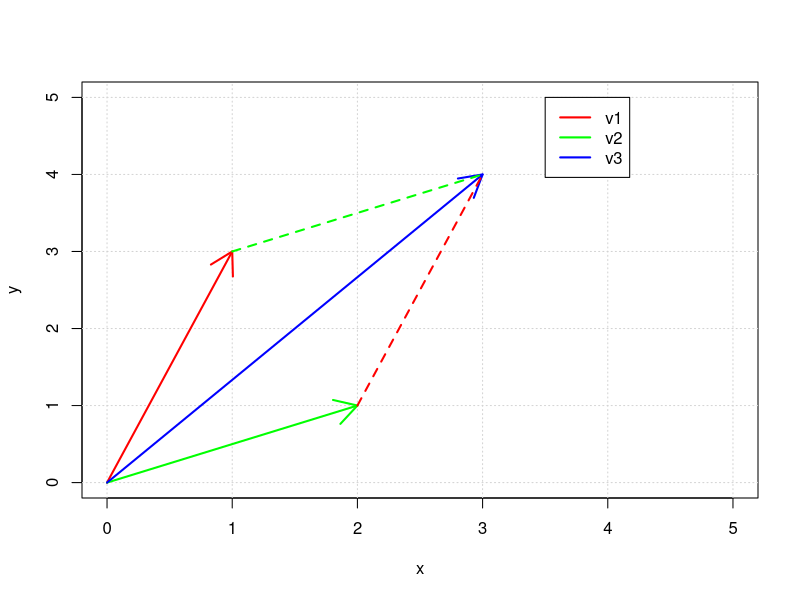
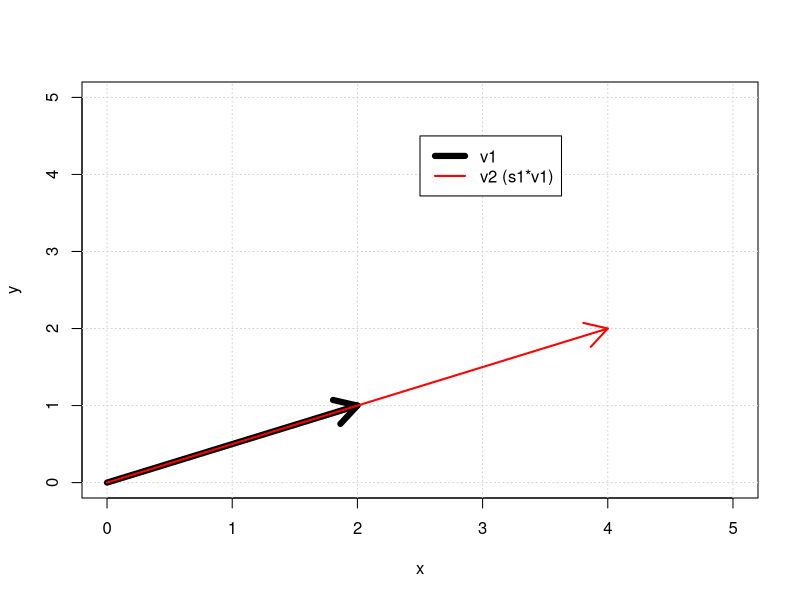
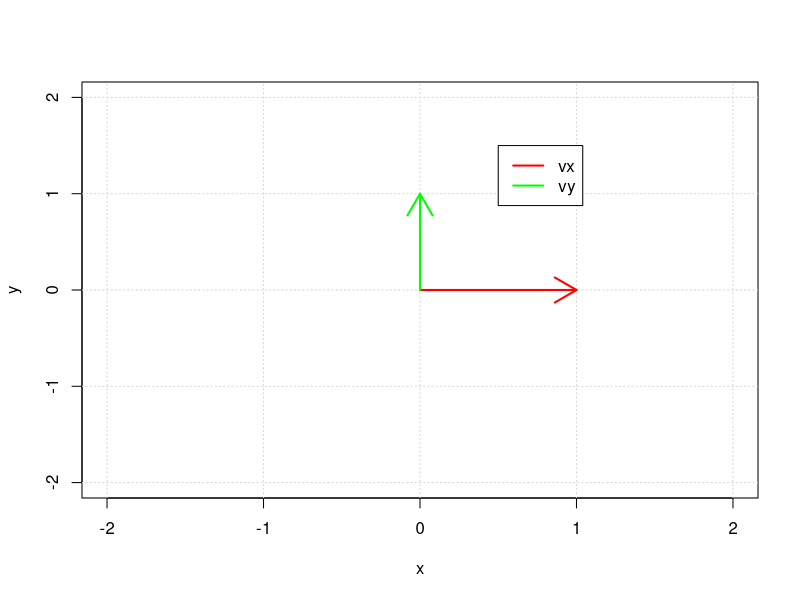
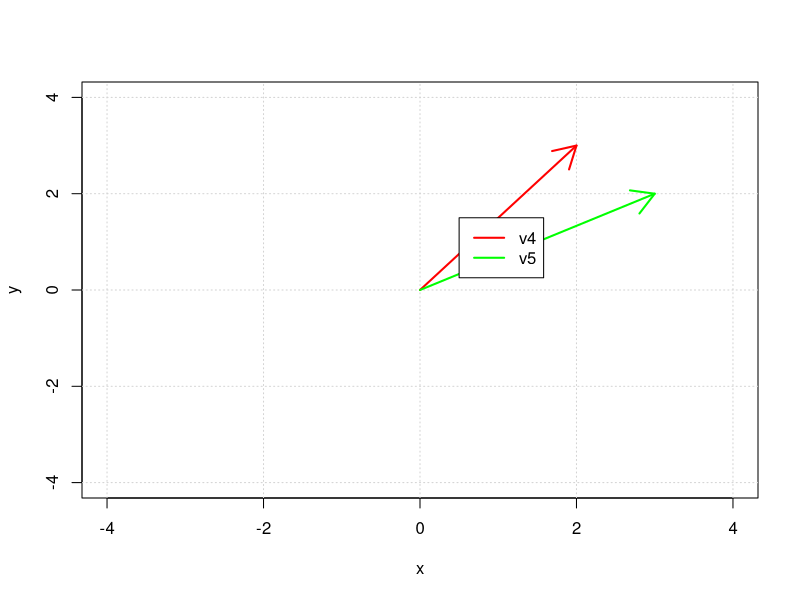
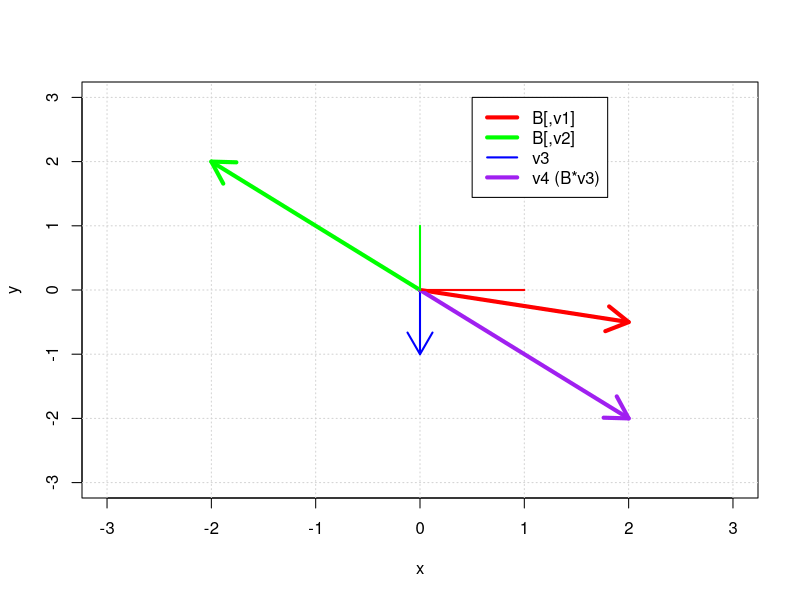
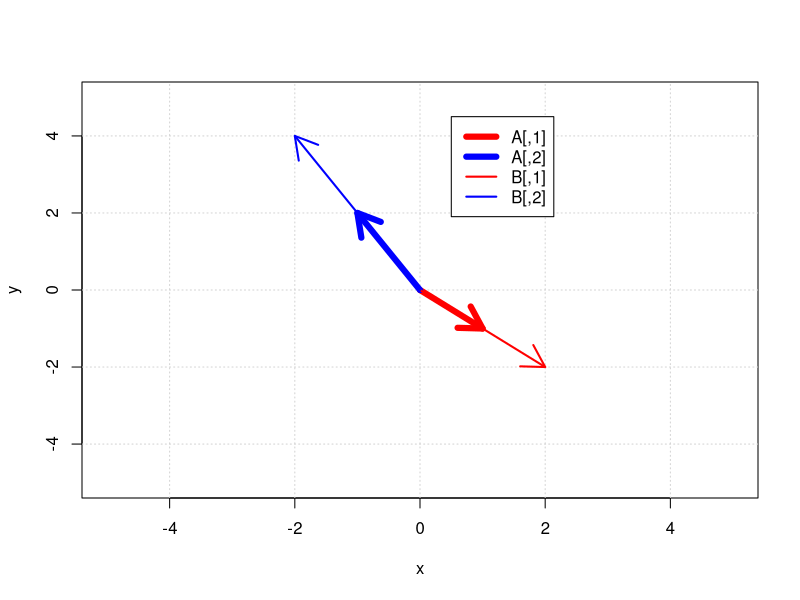
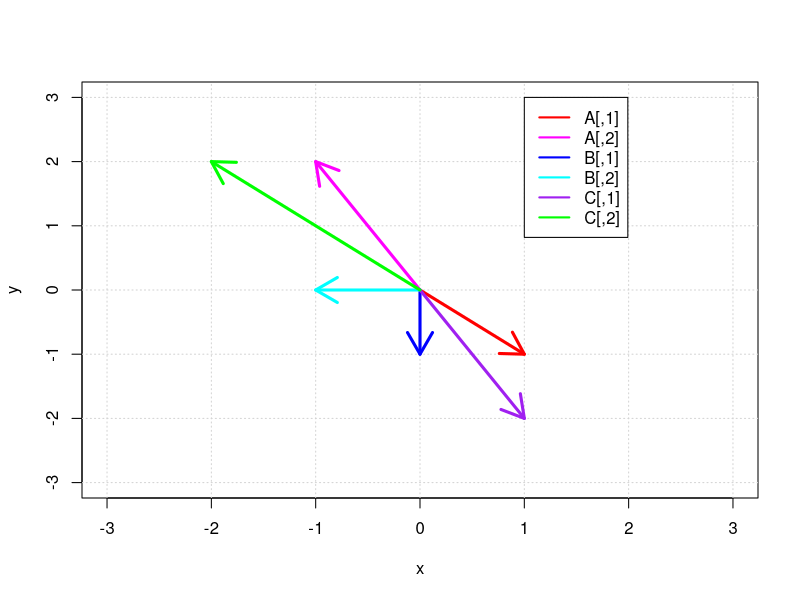
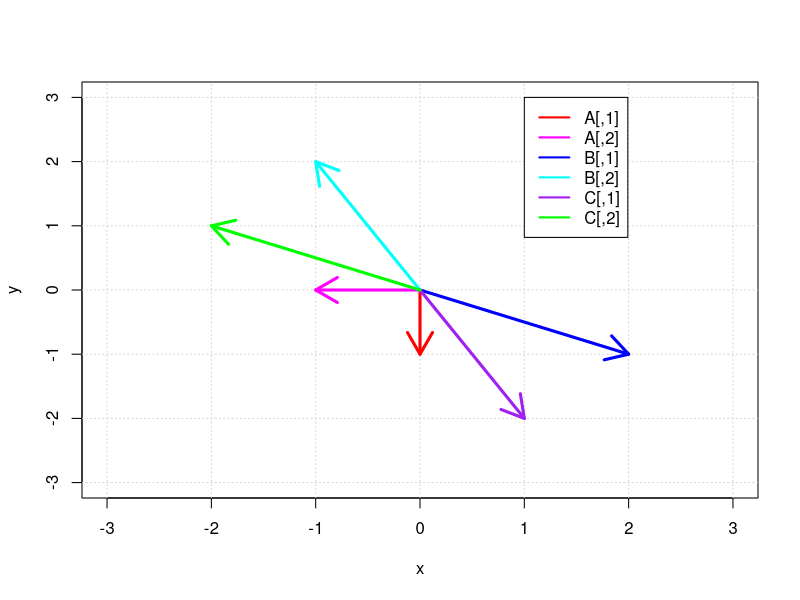

R code for these plots, in order:
## ---- chunk 1
i <- 4
x <- 6
v <- c(1,2:i,i+1:x)
v[i]
class(v)
typeof(v)
## ---- chunk 2
v1 <- c(x=1,y=3)
v2 <- c(x=2,y=1)
v3 <- v1 + v2
sz <- c(0,max(v1,v2,v3)+1)
plot(NA, xlim=sz, ylim=sz, xlab="x", ylab="y")
grid()
arrows(0,0,v1['x'],v1['y'],col="red",lwd=2)
arrows(0,0,v2['x'],v2['y'],col="green",lwd=2)
arrows(0,0,v3['x'],v3['y'],col="blue",lwd=2)
arrows(v1['x'],v1['y'],v3['x'],v3['y'],col="green",code=0,lwd=2,lty=2)
arrows(v2['x'],v2['y'],v3['x'],v3['y'],col="red",code=0,lwd=2,lty=2)
legend(3.5,5,legend=c("v1","v2","v3"),col=c("red","green","blue"),lty=c(1,1,1),lwd=c(2,2,2))
## ---- chunk 3
v1 <- c(x=2,y=1)
s1 <- 2
v2 <- s1*v1
sz <- c(0,max(v1,v2)+1)
jpeg('~/Documents/school/MAT-616/images/2d_scalar_mult.jpg')
plot(NA, xlim=sz, ylim=sz, xlab="x", ylab="y")
grid()
arrows(0,0,v1['x'],v1['y'],col="black",lwd=6)
arrows(0,0,v2['x'],v2['y'],col="red",lwd=2)
legend(2.5,4.5,legend=c("v1","v2 (s1*v1)"),col=c("black","red"),lty=c(1,1),lwd=c(6,2))
## ---- chunk 4
vx <- c(x=1,y=0)
vy <- c(x=0,y=1)
I <- cbind(vx,vy)
plot(NA, xlim=c(-2,2), ylim=c(-2,2), xlab="x", ylab="y")
grid()
arrows(0,0,vx['x'],vx['y'],col="red",lwd=2)
arrows(0,0,vy['x'],vy['y'],col="green",lwd=2)
legend(0.5,1.5,legend=c("vx","vy"),col=c("red","green"),lty=c(1,1),lwd=c(2,2))
## ---- chunk 5
v4 <- c(x=2,y=3)
v5 <- c(x=3,y=2)
plot(NA, xlim=c(-4,4), ylim=c(-4,4), xlab="x", ylab="y")
grid()
arrows(0,0,v4['x'],v4['y'],col="red",lwd=2)
arrows(0,0,v5['x'],v5['y'],col="green",lwd=2)
legend(0.5,1.5,legend=c("v4","v5"),col=c("red","green"),lty=c(1,1),lwd=c(2,2))
## ---- chunk 6
v1 <- c(x=2,y=-0.5)
v2 <- c(x=-2,y=2)
v3 <- c(x=0,y=-1)
B <- cbind(v1,v2)
v4 <- B %*% v3
sz <- max(abs(v1),abs(v2),abs(v3),abs(v4))+1
plot(NA, xlim=c(-sz,sz), ylim=c(-sz,sz), xlab="x", ylab="y")
grid()
arrows(0,0,B['x','v1'],B['y','v1'],col="red",lwd=4)
arrows(0,0,B['x','v2'],B['y','v2'],col="green",lwd=4)
arrows(0,0,v3['x'],v3['y'],col="blue",lwd=2)
arrows(0,0,v4['x',1],v4['y',1],col="purple",lwd=4)
arrows(0,0,vx['x'],vx['y'],col="red",lwd=2,code=0)
arrows(0,0,vy['x'],vy['y'],col="green",lwd=2,code=0)
legend(0.5,3,legend=c("B[,v1]","B[,v2]","v3","v4 (B*v3)"),
       col=c("red","green","blue","purple"),
       lty=c(1,1,1,1),lwd=c(4,4,2,4))
## ---- chunk 7
A <- cbind(c(x=1,y=-1),c(x=-1,y=2))
s1 <- 2
B <- s1*A
sz <- max(abs(A),abs(B))+1
plot(NA, xlim=c(-sz,sz), ylim=c(-sz,sz), xlab="x", ylab="y")
grid()
arrows(0,0,A['x',1],A['y',1],col="red",lwd=6)
arrows(0,0,A['x',2],A['y',2],col="blue",lwd=6)
arrows(0,0,B['x',1],B['y',1],col="red",lwd=2)
arrows(0,0,B['x',2],B['y',2],col="blue",lwd=2)
legend(0.5,4.5,legend=c("A[,1]","A[,2]","B[,1]","B[,2]"),
       col=c("red","blue","red","blue"),
       lty=c(1,1,1,1),lwd=c(6,6,2,2))
## ---- chunk 8
A <- cbind(c(x=1,y=-1),c(x=-1,y=2))
B <- cbind(c(x=0,y=-1),c(x=-1,y=0))
C <- A + B
sz <- max(abs(A),abs(B))+1
plot(NA, xlim=c(-sz,sz), ylim=c(-sz,sz), xlab="x", ylab="y")
grid()
arrows(0,0,A['x',1],A['y',1],col="red",lwd=3)
arrows(0,0,A['x',2],A['y',2],col="magenta",lwd=3)
arrows(0,0,B['x',1],B['y',1],col="blue",lwd=3)
arrows(0,0,B['x',2],B['y',2],col="cyan",lwd=3)
arrows(0,0,C['x',1],C['y',1],col="purple",lwd=3)
arrows(0,0,C['x',2],C['y',2],col="green",lwd=3)
legend(1,3,legend=c("A[,1]","A[,2]","B[,1]","B[,2]","C[,1]","C[,2]"),
       col=c("red","magenta","blue","cyan","purple","green"),
       lty=rep(1,6),lwd=rep(2,6))
## ---- chunk 9
A <- cbind(c(x=0,y=-1),c(x=-1,y=0))
B <- cbind(c(x=2,y=-1),c(x=-1,y=2))
C <- A %*% B
sz <- max(abs(A),abs(B),abs(C))+1
plot(NA, xlim=c(-sz,sz), ylim=c(-sz,sz), xlab="x", ylab="y")
grid()
arrows(0,0,A['x',1],A['y',1],col="red",lwd=3)
arrows(0,0,A['x',2],A['y',2],col="magenta",lwd=3)
arrows(0,0,B['x',1],B['y',1],col="blue",lwd=3)
arrows(0,0,B['x',2],B['y',2],col="cyan",lwd=3)
arrows(0,0,C['x',1],C['y',1],col="purple",lwd=3)
arrows(0,0,C['x',2],C['y',2],col="green",lwd=3)
legend(1,3,legend=c("A[,1]","A[,2]","B[,1]","B[,2]","C[,1]","C[,2]"),
       col=c("red","magenta","blue","cyan","purple","green"),
       lty=rep(1,6),lwd=rep(2,6))
## ---- chunk 10
A <- cbind(c(x=3,y=-4),c(x=-1,y=2))
B <- t(A)
sz <- max(abs(A),abs(B))+1
plot(NA, xlim=c(-sz,sz), ylim=c(-sz,sz), xlab="x", ylab="y")
grid()
arrows(0,0,A[1,1],A[2,1],col="red",lwd=3)
arrows(0,0,A[1,2],A[2,2],col="magenta",lwd=3)
arrows(0,0,B[1,1],B[2,1],col="blue",lwd=3)
arrows(0,0,B[1,2],B[2,2],col="cyan",lwd=3)
legend(2.5,4.5,legend=c("A[,1]","A[,2]","B[,1]","B[,2]"),
       col=c("red","magenta","blue","cyan"),
       lty=rep(1,3),lwd=rep(2,3))
## ---- chunk 11
A <- cbind(c(x=1,y=2),c(x=0,y=3))
Ae <- eigen(A)
sz <- c(  floor(min(A,Ae$vectors,Ae$values[1]*Ae$vectors[,1],Ae$values[2]*Ae$vectors[,2])-1),
        ceiling(max(A,Ae$vectors,Ae$values[1]*Ae$vectors[,1],Ae$values[2]*Ae$vectors[,2])+1))
plot(x=0,y=0, xlim=sz, ylim=sz, xlab="x", ylab="y")
grid()
arrows(0,0,Ae$vectors[1,1],Ae$vectors[2,1],col="blue",lwd=4)
arrows(0,0,Ae$vectors[1,2],Ae$vectors[2,2],col="purple",lwd=4)
#basis vectors
arrows(0,0,vx['x'],vx['y'],col="red",lwd=2,code=0)
arrows(0,0,vy['x'],vy['y'],col="green",lwd=2,code=0)
legend(2,3.5,legend=c("Ae[,1]","Ae[,2]"),
       col=c("blue","purple"),
       lty=c(1,1),lwd=c(4))
title("Pre-transformed Eigenvectors")
## ---- chunk 12
plot(x=0,y=0, xlim=sz, ylim=sz, xlab="x", ylab="y")
grid()
arrows(0,0,A[1,1],A[2,1],col="red",lwd=6)
arrows(0,0,A[1,2],A[2,2],col="green",lwd=6)
arrows(0,0,Ae$values[1]*Ae$vectors[1,1],Ae$values[1]*Ae$vectors[2,1],col="blue",lwd=2)
arrows(0,0,Ae$values[2]*Ae$vectors[1,2],Ae$values[2]*Ae$vectors[2,2],col="purple",lwd=2)
#basis vectors
legend(2,3.5,legend=c("A[,1]","A[,2]","A*Ae[,1]","A*Ae[,2]"),
       col=c("red","green","blue","purple"),
       lty=rep(1,4),lwd=c(6,6,2,2))
title("Transformed Eigenvectors")
## ---- chunk 13
A <- cbind(c(x=3,y=1),c(x=1,y=2))
sz <- c(min(A, A[,1]+A[,2])-1, max(A,A[,1]+A[,2])+1)
plot(x=0,y=0, xlim=sz, ylim=sz, xlab="x", ylab="y")
grid()
polygon(x=c(0,A['x',1],A['x',1]+A['x',2],A['x',2]),
        y=c(0,A['y',1],A['y',1]+A['y',2],A['y',2]),
        col="cyan")
arrows(0,0,A[1,1],A[2,1],col="red",lwd=4)
arrows(0,0,A[1,2],A[2,2],col="green",lwd=4)
arrows(A[1,1],A[2,1],A['x',1]+A['x',2],A['y',1]+A['y',2],col="green",lwd=3,code=0)
arrows(A[1,2],A[2,2],A['x',1]+A['x',2],A['y',1]+A['y',2],col="red",lwd=3,code=0)

#basis vectors
arrows(0,0,vx['x'],vx['y'],col="red",lwd=2,code=0)
arrows(0,0,vy['x'],vy['y'],col="green",lwd=2,code=0)
arrows(vx['x'],vx['y'],1,1,col="red",lwd=1,code=0)
arrows(vy['x'],vy['y'],1,1,col="green",lwd=1,code=0)
legend(3,5,legend=c("A[,1]","A[,2]","det(A)"),
       col=c("red","green","cyan"),
       lty=c(1,1,1),lwd=c(4,4,10))
text(x=(A['x',1]+A['x',2])/2,y=(A['y',1]+A['y',2])/2,labels=det(A))
